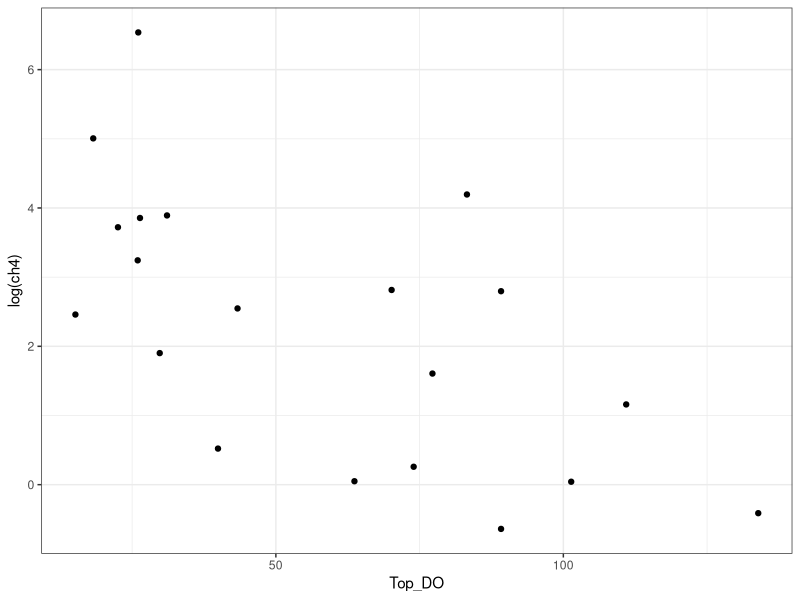
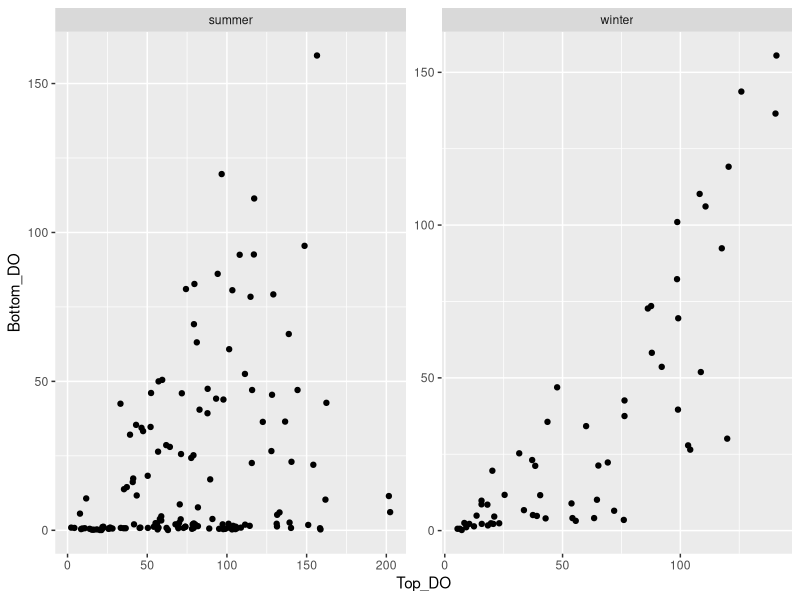

Here is the R script that generated these plots, in order:
library(tidyverse)
library(patchwork)
library(lubridate)
library(dplyr)

data<- read_csv( "data/ancillary/allcomparedata.csv")
plants<- read_csv("data/ancillary/extra_macrophyte.csv")

data_join<- data%>%
  left_join(plants, by = "pond")%>%
  mutate(sampling = ifelse(month(DATE) == 2, 8, 
                           ifelse(DATE < as.Date("2022-01-18") & year(DATE) == 2022, 6,
                                  ifelse(DATE > as.Date("2022-01-18") & DATE < as.Date("2022-02-01"),
                                         7,
                                         ifelse(DATE < as.Date("2021-06-12"), 1,
                                                ifelse(DATE > as.Date("2021-06-12") & DATE < as.Date("2021-06-28"), 2,
                                                       ifelse(DATE > as.Date("2021-06-28") & DATE < as.Date("2021-07-11"), 3,
                                                              ifelse(DATE > as.Date("2021-07-11") & DATE < as.Date("2021-07-28"), 4, 5))))))))

winter_summary<- data_join%>%
  filter(season == "winter")%>%
  group_by(pond)%>%
  summarize(floating = mean(Floating),
            Bottom_DO = mean(Bottom_DO),
            Top_DO = mean(Top_DO), 
            ch4 = mean(CH4_mean),
            co2 = mean(CO2_mean))
data_winter<- data_join%>%
  filter(season == "winter")%>%
  mutate(sampling = ifelse(sampling == 8, 3, 
                           ifelse(sampling == 6, 1, 2)))
ggplot(winter_summary)+
  geom_point(aes(x = Top_DO, y = log(ch4)))+
  theme_bw()

floating<- plants%>%
  select(pond, Floating)

macrophyte<- ggplot(data_winter)+
  geom_point(aes(x = Floating, y = Bottom_DO), size = 2.5)+
  geom_path(aes(x = Floating, y = Bottom_DO, group = pond))+
  #ylab("Winter bottom water oxygen saturation (%)")+
  ylab("")+
  xlab("Summer max floating\n macrophyte coverage (%)")+
  geom_hline(yintercept = 100, linetype = "dashed")+
 # ggtitle("Macrophyte State")+
  #scale_color_manual(values = c("lightgray", "lightblue", "darkblue"), name = "Winter Sampling\n       Event")+
  theme_bw(base_size = 16)+
  theme(panel.border = element_rect(colour = "black", fill=NA), plot.title = element_text(hjust = 0.5), panel.grid.major = element_blank(),
        panel.grid.minor = element_blank(), axis.line = element_line(colour = "black"))

ggplot(data_join)+
  geom_point(aes(x = Top_DO, y = Bottom_DO))+
  facet_wrap(~season, scales = "free")
